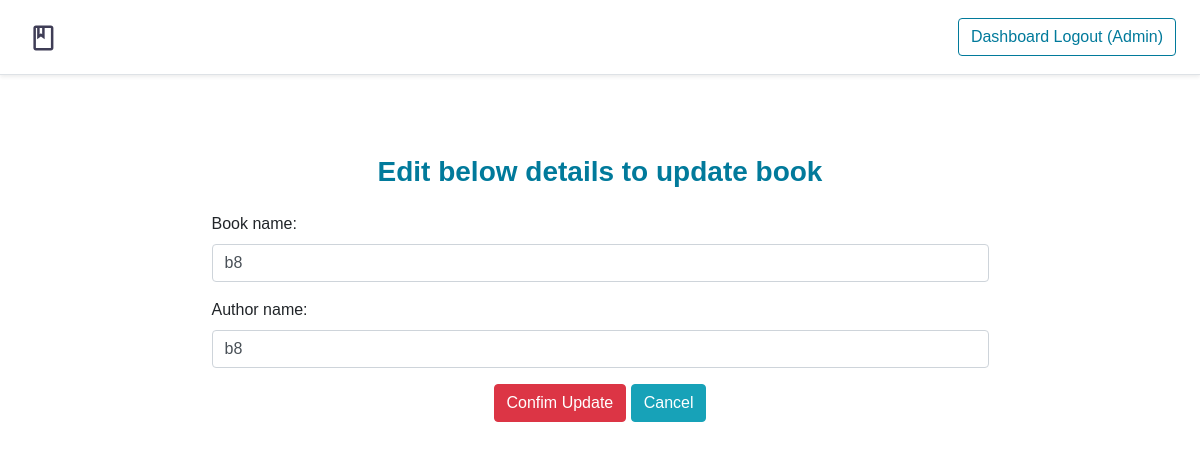
Before: /dashboard/update/8 (signed in) with the older database file.
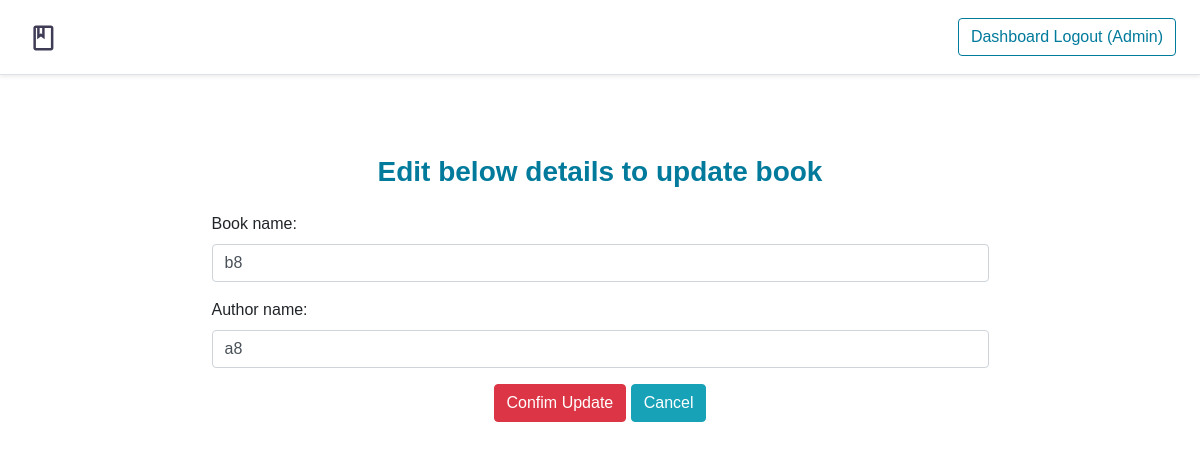
After: the same page with the newer database file.
### dashboard/models.py (models this page shows, shortened)
class LibraryModel(models.Model):
    book_name  = models.CharField(max_length=50)
    author_name  = models.CharField(max_length=50)

### dashboard/views.py (the view)
# urls.py: path('update/<int:pk>', views.UpdateBookView.as_view(), name='update'),
class UpdateBookView(LoginRequiredMixin,UpdateView):
    model = LibraryModel
    fields = ('book_name','author_name')
    success_url = reverse_lazy("dashboard:view_available_books")
    template_name = 'dashboard/update_book.html'

### dashboard/templates/dashboard/update_book.html (shortened to what this page needs)
{% extends 'dashboard/base.html' %}
{% block dashboardcontent %}
<h3 class='text-center theme-color m-4'>Edit below details to update book</h3>
<form method="post" >
    <div class="form-group mx-4 mt-4">
        <p>
            <label for="id_book_name">Book name:</label>
            <input type="text" value="{{form.book_name.value}}" name="book_name" class="form-control"  required id="id_book_name">
        </p>
        <p>
            <label for="id_author_name">Author name:</label>
            <input type="text" value="{{form.author_name.value}}" name="author_name" class="form-control"  required id="id_author_name">
        </p>
    </div>
    <div class="text-center">
        <input type="submit" class="btn btn-danger" value="Confim Update">
        <a href="{% url 'dashboard:view_available_books' %}">
            <button type="button" class="btn btn-info">Cancel</button>
        </a>
    </div>
</form>
{% endblock %}

Changed rows visible on the page:
changed LibraryModel: author_name "b8" → "a8"
